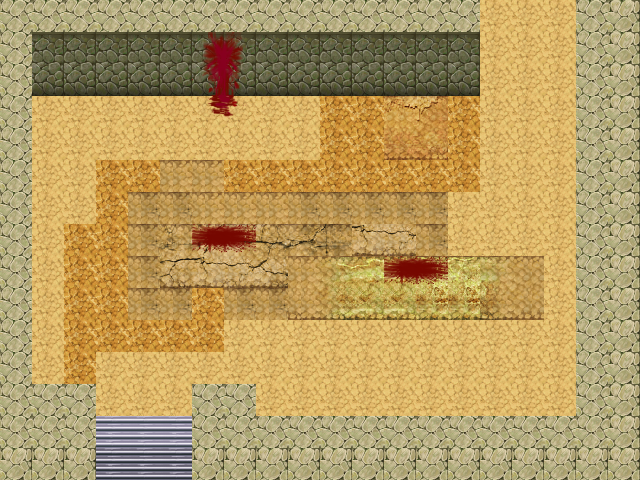

This is a level from a 2D game, rendered from its Tiled map with the project's own tilesets. A one-line summary and the map file follow, with tile-layer data summarised:
An orthogonal 20x15 tile map with 32x32 px tiles, 2 tile layers (Kachelebene 1, Kachelebene 2), 4 tilesets.

<map version="1.0" orientation="orthogonal" width="20" height="15" tilewidth="32" tileheight="32">
 <tileset firstgid="1" name="PathAndObjects_0" tilewidth="32" tileheight="32">
  <image source="PathAndObjects_0.png" width="512" height="480" />
  <tile id="89">
   <properties>
    <property name="blocked" value="true" />
   </properties>
  </tile>
  <tile id="136">
   <properties>
    <property name="blocked" value="true" />
   </properties>
  </tile>
  <tile id="137">
   <properties>
    <property name="blocked" value="true" />
   </properties>
  </tile>
  <tile id="144">
   <properties>
    <property name="blocked" value="true" />
   </properties>
  </tile>
  <tile id="152">
   <properties>
    <property name="blocked" value="true" />
   </properties>
  </tile>
  <tile id="153">
   <properties>
    <property name="blocked" value="true" />
   </properties>
  </tile>
 </tileset>
 <tileset firstgid="241" name="86482356" tilewidth="32" tileheight="32">
  <image source="86482356.png" width="256" height="512" />
 </tileset>
 <tileset firstgid="369" name="blood" tilewidth="32" tileheight="32">
  <image source="blood.png" width="512" height="512" />
 </tileset>
 <tileset firstgid="625" name="map1" tilewidth="32" tileheight="32">
  <image source="map1.png" width="256" height="512" />
  <tile id="13">
   <properties>
    <property name="isBack" value="true" />
   </properties>
  </tile>
  <tile id="16">
   <properties>
    <property name="isDoor" value="true" />
   </properties>
  </tile>
 </tileset>
 <layer name="Kachelebene 1" width="20" height="15">
  <data>[300 cells, 300 non-empty, 36 distinct tile ids]</data>
 </layer>
 <layer name="Kachelebene 2" width="20" height="15">
  <data>[300 cells, 16 non-empty, 10 distinct tile ids]</data>
 </layer>
</map>
